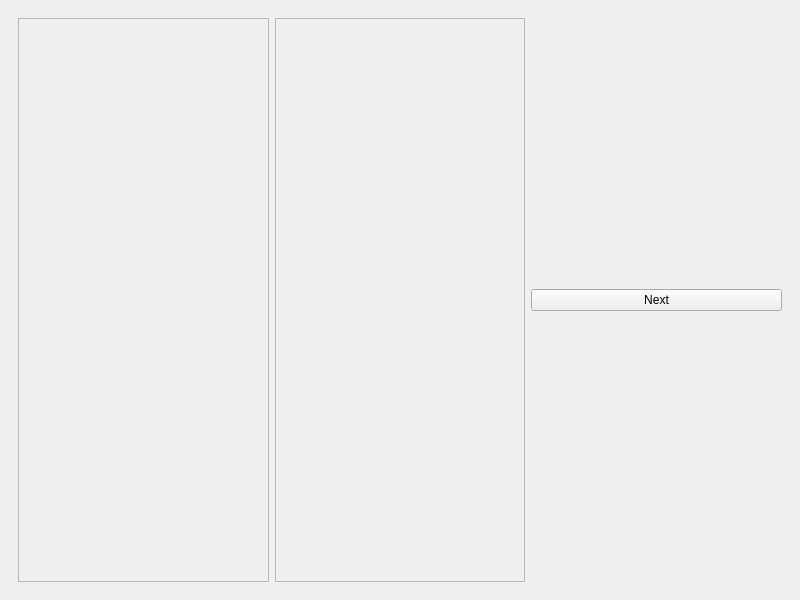
<?xml version="1.0" encoding="UTF-8"?>
<ui version="4.0">
 <class>MainWindow</class>
 <widget class="QMainWindow" name="MainWindow">
  <property name="geometry">
   <rect>
    <x>0</x>
    <y>0</y>
    <width>800</width>
    <height>600</height>
   </rect>
  </property>
  <property name="windowTitle">
   <string>MainWindow</string>
  </property>
  <widget class="QWidget" name="centralwidget">
   <layout class="QHBoxLayout" name="horizontalLayout">
    <item>
     <widget class="QWidget" name="widget" native="true">
      <layout class="QHBoxLayout" name="horizontalLayout_2">
       <item>
        <widget class="QFrame" name="frame">
         <property name="frameShape">
          <enum>QFrame::StyledPanel</enum>
         </property>
         <property name="frameShadow">
          <enum>QFrame::Raised</enum>
         </property>
         <layout class="QHBoxLayout" name="horizontalLayout_3">
          <item>
           <layout class="QGridLayout" name="gridLayout"/>
          </item>
         </layout>
        </widget>
       </item>
       <item>
        <widget class="QFrame" name="frame_2">
         <property name="frameShape">
          <enum>QFrame::StyledPanel</enum>
         </property>
         <property name="frameShadow">
          <enum>QFrame::Raised</enum>
         </property>
         <layout class="QHBoxLayout" name="horizontalLayout_4">
          <item>
           <layout class="QGridLayout" name="gridLayout_2"/>
          </item>
         </layout>
        </widget>
       </item>
       <item>
        <widget class="QPushButton" name="pushButton">
         <property name="text">
          <string>Next</string>
         </property>
        </widget>
       </item>
      </layout>
     </widget>
    </item>
   </layout>
  </widget>
 </widget>
 <resources/>
 <connections/>
</ui>
